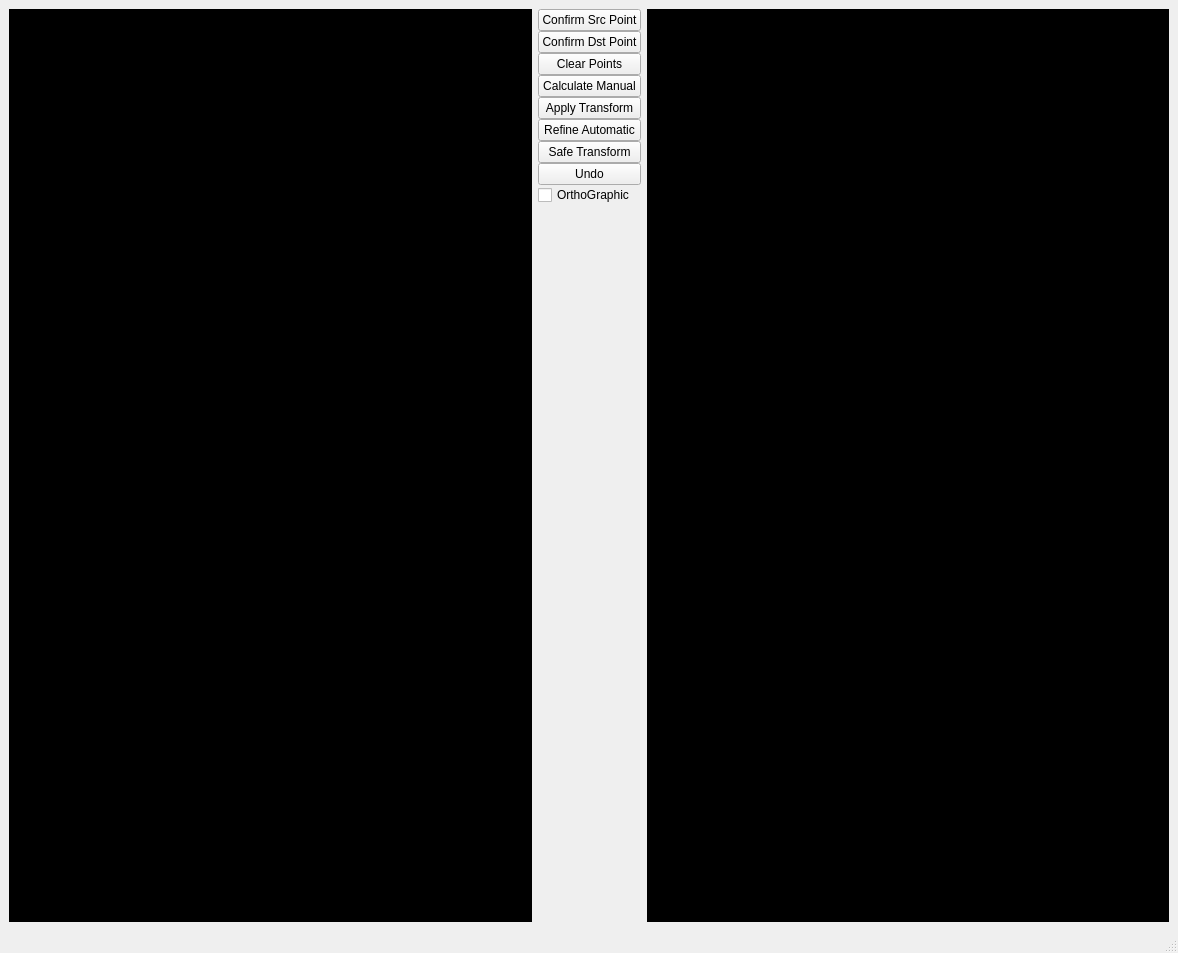
<?xml version="1.0" encoding="UTF-8"?>
<ui version="4.0">
 <class>MainWindow</class>
 <widget class="QMainWindow" name="MainWindow">
  <property name="geometry">
   <rect>
    <x>0</x>
    <y>0</y>
    <width>1178</width>
    <height>953</height>
   </rect>
  </property>
  <property name="sizePolicy">
   <sizepolicy hsizetype="Expanding" vsizetype="Expanding">
    <horstretch>1</horstretch>
    <verstretch>1</verstretch>
   </sizepolicy>
  </property>
  <property name="windowTitle">
   <string/>
  </property>
  <property name="iconSize">
   <size>
    <width>22</width>
    <height>22</height>
   </size>
  </property>
  <widget class="QWidget" name="centralwidget">
   <property name="enabled">
    <bool>true</bool>
   </property>
   <property name="sizePolicy">
    <sizepolicy hsizetype="Expanding" vsizetype="Expanding">
     <horstretch>255</horstretch>
     <verstretch>255</verstretch>
    </sizepolicy>
   </property>
   <layout class="QGridLayout" name="gridLayout">
    <item row="0" column="3">
     <widget class="QVTKWidget" name="qvtk_widget_src">
      <property name="sizePolicy">
       <sizepolicy hsizetype="Expanding" vsizetype="Expanding">
        <horstretch>255</horstretch>
        <verstretch>255</verstretch>
       </sizepolicy>
      </property>
      <property name="styleSheet">
       <string notr="true">background-color: rgb(0, 0, 0);</string>
      </property>
     </widget>
    </item>
    <item row="0" column="5">
     <layout class="QVBoxLayout" name="verticalLayout_2">
      <property name="spacing">
       <number>0</number>
      </property>
      <item>
       <widget class="QPushButton" name="confirmSrcPointButton">
        <property name="text">
         <string>Confirm Src Point</string>
        </property>
       </widget>
      </item>
      <item>
       <widget class="QPushButton" name="confirmDstPointButton">
        <property name="text">
         <string>Confirm Dst Point</string>
        </property>
       </widget>
      </item>
      <item>
       <widget class="QPushButton" name="clearButton">
        <property name="text">
         <string>Clear Points</string>
        </property>
       </widget>
      </item>
      <item>
       <widget class="QPushButton" name="calculateButton">
        <property name="text">
         <string>Calculate Manual</string>
        </property>
       </widget>
      </item>
      <item>
       <widget class="QPushButton" name="applyTransformButton">
        <property name="text">
         <string>Apply Transform</string>
        </property>
       </widget>
      </item>
      <item>
       <widget class="QPushButton" name="refineButton">
        <property name="text">
         <string>Refine Automatic</string>
        </property>
       </widget>
      </item>
      <item>
       <widget class="QPushButton" name="safeButton">
        <property name="text">
         <string>Safe Transform</string>
        </property>
       </widget>
      </item>
      <item>
       <widget class="QPushButton" name="undoButton">
        <property name="text">
         <string>Undo</string>
        </property>
       </widget>
      </item>
      <item>
       <widget class="QCheckBox" name="orthoButton">
        <property name="text">
         <string>OrthoGraphic</string>
        </property>
       </widget>
      </item>
      <item>
       <spacer name="verticalSpacer">
        <property name="orientation">
         <enum>Qt::Vertical</enum>
        </property>
        <property name="sizeHint" stdset="0">
         <size>
          <width>20</width>
          <height>40</height>
         </size>
        </property>
       </spacer>
      </item>
     </layout>
    </item>
    <item row="0" column="7">
     <widget class="QVTKWidget" name="qvtk_widget_dst">
      <property name="sizePolicy">
       <sizepolicy hsizetype="Expanding" vsizetype="Expanding">
        <horstretch>255</horstretch>
        <verstretch>255</verstretch>
       </sizepolicy>
      </property>
      <property name="styleSheet">
       <string notr="true">background-color: rgb(0, 0, 0);</string>
      </property>
     </widget>
    </item>
   </layout>
  </widget>
  <widget class="QStatusBar" name="statusBar"/>
  <widget class="QMenuBar" name="menuBar">
   <property name="geometry">
    <rect>
     <x>0</x>
     <y>0</y>
     <width>1178</width>
     <height>25</height>
    </rect>
   </property>
  </widget>
 </widget>
 <customwidgets>
  <customwidget>
   <class>QVTKWidget</class>
   <extends>QWidget</extends>
   <header>QVTKWidget.h</header>
  </customwidget>
 </customwidgets>
 <resources/>
 <connections/>
</ui>
